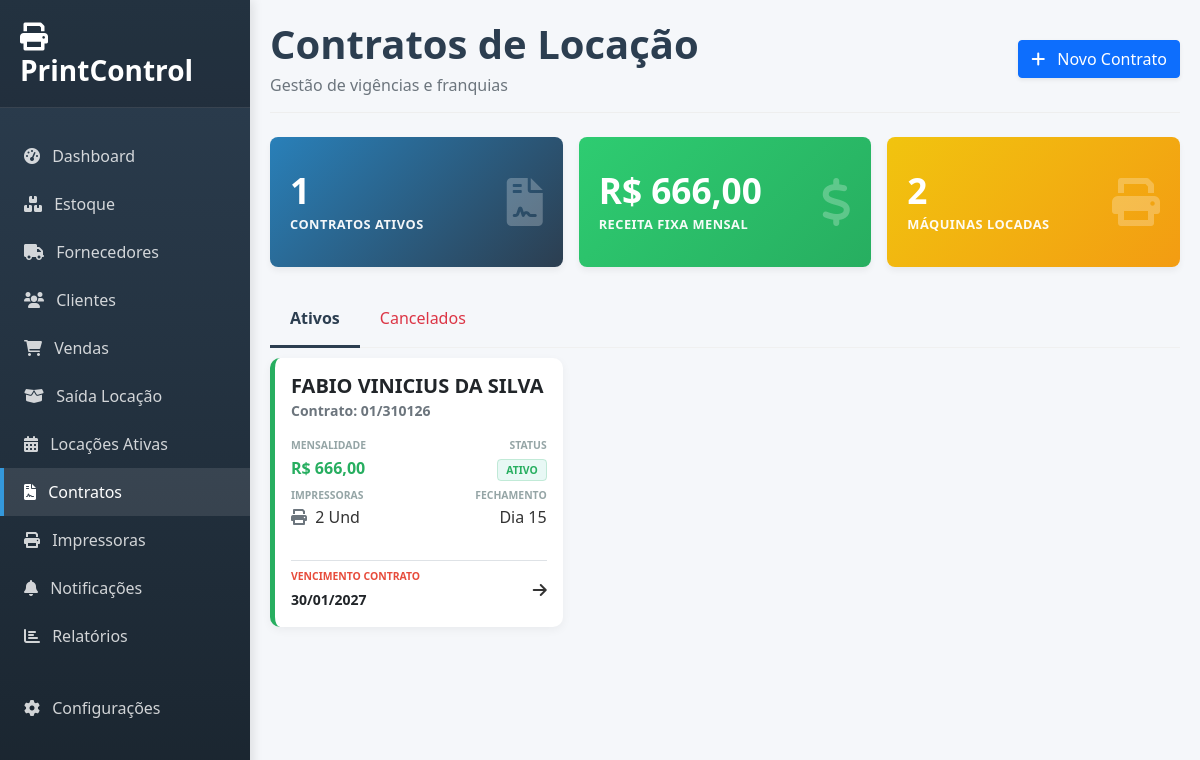
Page /contratos on the committed database.
### app.py (models this page shows)
class Contrato(db.Model):
    id = db.Column(db.Integer, primary_key=True)
    cliente_id = db.Column(db.Integer, db.ForeignKey('cliente.id'), nullable=False)
    cliente = db.relationship('Cliente', backref='contratos')
    numero_contrato = db.Column(db.String(50))
    data_inicio = db.Column(db.Date)
    data_fim = db.Column(db.Date)
    status = db.Column(db.String(20), default='Ativo')
    valor_mensal_total = db.Column(db.Float, default=0.0)
    dia_vencimento = db.Column(db.Integer)
    arquivo_pdf = db.Column(db.String(200))
    justificativa_cancelamento = db.Column(db.Text)
    itens = db.relationship('ContratoItem', backref='contrato', lazy=True)
    franquias = db.relationship('ContratoFranquia', backref='contrato', lazy=True)
    franquia_global_qtde = db.Column(db.Integer, default=0)
    valor_excedente_global = db.Column(db.Float, default=0.0)

class Cliente(db.Model):
    id = db.Column(db.Integer, primary_key=True)
    nome = db.Column(db.String(100), nullable=False)
    tipo_pessoa = db.Column(db.String(20))
    documento = db.Column(db.String(20))
    endereco = db.Column(db.String(200))
    telefone = db.Column(db.String(20))
    email = db.Column(db.String(100))
    data_fechamento = db.Column(db.Integer)
    observacao = db.Column(db.Text)

### app.py (the view)
@app.route('/contratos')
def contratos():
    impressoras_todas = Impressora.query.filter(or_(Impressora.status == 'Disponível', Impressora.status == 'Locada')).order_by(Impressora.localizacao, Impressora.modelo).all()
    contratos_ativos = Contrato.query.filter_by(status='Ativo').order_by(Contrato.valor_mensal_total.desc()).all()
    contratos_cancelados = Contrato.query.filter_by(status='Cancelado').order_by(Contrato.data_fim.desc()).all()
    clientes = Cliente.query.order_by(Cliente.nome).all()
    total_ativos = len(contratos_ativos)
    valor_total_mensal = sum(c.valor_mensal_total for c in contratos_ativos)
    impressoras_locadas = Impressora.query.filter_by(status='Locada').count()
    return render_template('contratos.html', contratos_ativos=contratos_ativos, contratos_cancelados=contratos_cancelados, clientes=clientes, impressoras_todas=impressoras_todas, total_ativos=total_ativos, valor_total_mensal=valor_total_mensal, impressoras_locadas=impressoras_locadas, hoje=datetime.now().date())

### app.py (called while the page is built)
@app.template_filter('currency')
def currency_filter(value):
    if value is None: value = 0
    return "R$ {:,.2f}".format(value).replace(",", "X").replace(".", ",").replace("X", ".")

@app.context_processor
def utility_processor():
    try:
        config = Configuracao.query.first()
        if not config:
            config = Configuracao()
            db.session.add(config)
            db.session.commit()
        return dict(hoje=datetime.now(), config=config)
    except: return dict(hoje=datetime.now(), config=None)

### templates/contratos.html (shortened to what this page needs)
{% extends "base.html" %}
{% block content %}
<div id="contratos-page" class="page-content active">
    <div class="page-header d-flex justify-content-between align-items-center mb-4">
        <div>
            <h1 class="page-title">Contratos de Locação</h1>
            <p class="text-muted mb-0">Gestão de vigências e franquias</p>
        </div>
        <button class="btn btn-primary shadow-sm" onclick="abrirModalNovo()">
            <i class="fas fa-plus me-2"></i> Novo Contrato
        </button>
    </div>
    <div class="row g-3 mb-4">
        <div class="col-md-4">
            <div class="card card-overview bg-gradient-primary">
                <div class="d-flex justify-content-between align-items-center h-100">
                    <div><h3>{{ total_ativos }}</h3><small>Contratos Ativos</small></div>
                    <i class="fas fa-file-contract fa-3x opacity-25"></i>
                </div>
            </div>
        </div>
        <div class="col-md-4">
            <div class="card card-overview bg-gradient-success">
                <div class="d-flex justify-content-between align-items-center h-100">
                    <div><h3>{{ valor_total_mensal | currency }}</h3><small>Receita Fixa Mensal</small></div>
                    <i class="fas fa-dollar-sign fa-3x opacity-25"></i>
                </div>
            </div>
        </div>
        <div class="col-md-4">
            <div class="card card-overview bg-gradient-warning">
                <div class="d-flex justify-content-between align-items-center h-100">
                    <div><h3>{{ impressoras_locadas }}</h3><small>Máquinas Locadas</small></div>
                    <i class="fas fa-print fa-3x opacity-25"></i>
                </div>
            </div>
        </div>
    </div>
    <ul class="nav nav-tabs" id="myTab">
        <li class="nav-item"><a class="nav-link active" data-bs-toggle="tab" href="#tabAtivos">Ativos</a></li>
        <li class="nav-item"><a class="nav-link text-danger" data-bs-toggle="tab" href="#tabCancelados">Cancelados</a></li>
    </ul>
    <div class="tab-content">
        <div class="tab-pane fade show active" id="tabAtivos">
            <div class="row g-3" style="padding-top: 10px;">
                {% for c in contratos_ativos %}
                <div class="col-md-4">
                    <div class="card contrato-card border-class-A h-100" onclick="verDetalhes('{{ c.id }}')">
                        <div class="card-body p-3 d-flex flex-column">
                            <div class="mb-3">
                                <h5 class="fw-bold text-dark mb-0 text-truncate" title="{{ c.cliente.nome }}">{{ c.cliente.nome }}</h5>
                                <small class="text-muted fw-bold">Contrato: {{ c.numero_contrato }}</small>
                            </div>
                            <div class="row g-2 mb-3">
                                <div class="col-6">
                                    <span class="info-label">Mensalidade</span>
                                    <span class="info-value-big">{{ c.valor_mensal_total | currency }}</span>
                                </div>
                                <div class="col-6 text-end">
                                    <span class="info-label">Status</span>
                                    <span class="badge-status-card bg-status-ativo">{{ c.status }}</span>
                                </div>
                                <div class="col-6 mt-2">
                                    <span class="info-label">Impressoras</span>
                                    <span class="info-value"><i class="fas fa-print me-1 text-muted"></i> {{ c.itens|length }} Und</span>
                                </div>
                                <div class="col-6 mt-2 text-end">
                                    <span class="info-label">Fechamento</span>
                                    <span class="info-value">Dia {{ c.cliente.data_fechamento if c.cliente.data_fechamento else '-' }}</span>
                                </div>
                            </div>
                            <div class="mt-auto pt-2 border-top d-flex justify-content-between align-items-center">
                                <div>
                                    <span class="info-label" style="color: #e74c3c;">Vencimento Contrato</span>
                                    <span class="fw-bold text-dark small">{{ c.data_fim.strftime('%d/%m/%Y') }}</span>
                                </div>
                                <div class="btn-detalhes-icon"><i class="fas fa-arrow-right"></i></div>
                            </div>
                        </div>
                    </div>
                </div>
                {% else %}
                <div class="col-12 text-center py-5 text-muted"><p>Nenhum contrato ativo encontrado.</p></div>
                {% endfor %}
            </div>
        </div>
    </div>
</div>
{% endblock %}

### templates/base.html (style rules this page uses)
:root { --primary-color: #2c3e50; --secondary-color: #3498db; --success-color: #27ae60; --warning-color: #f39c12; --danger-color: #e74c3c; --purple-color: #9b59b6; --light-color: #f8f9fa; }
body { font-family: 'Segoe UI', sans-serif; background-color: #f5f7fa; color: #333; }
.card { border-radius: 10px; border: none; box-shadow: 0 5px 15px rgba(0, 0, 0, 0.08); margin-bottom: 24px; }
.page-header { margin-bottom: 25px; border-bottom: 1px solid #eee; padding-bottom: 15px; }

### templates/contratos.html (style rules this page uses)
.page-title { color: #2C3E50 !important; font-family: 'Segoe UI', sans-serif; font-weight: 700; margin-bottom: 5px; }
.card-overview { border: none; border-radius: 8px; box-shadow: 0 4px 6px rgba(0,0,0,0.05); color: white; padding: 20px; transition: transform 0.2s; position: relative; overflow: hidden; height: 100%; }
.card-overview h3 { font-weight: 700; font-size: 2.2rem; margin: 0; }
.card-overview small { text-transform: uppercase; font-size: 0.8rem; letter-spacing: 0.5px; opacity: 0.95; font-weight: 600; }
.bg-gradient-primary { background: linear-gradient(135deg, #2980b9, #2c3e50); }
.bg-gradient-success { background: linear-gradient(135deg, #2ecc71, #27ae60); }
.bg-gradient-warning { background: linear-gradient(135deg, #f1c40f, #f39c12); }
.contrato-card { border: none; border-radius: 10px; background: white; box-shadow: 0 3px 10px rgba(0,0,0,0.05); margin-bottom: 15px; transition: all 0.3s; cursor: pointer; position: relative; border-left: 5px solid #ccc; overflow: hidden; }
.border-class-A { border-left-color: #27ae60 !important; }
.info-label { font-size: 0.65rem; text-transform: uppercase; color: #95a5a6; font-weight: 700; display: block; margin-bottom: 2px; }
.info-value-big { font-size: 1rem; font-weight: 700; color: #27ae60; }
.badge-status-card { font-size: 0.65rem; padding: 3px 8px; border-radius: 4px; text-transform: uppercase; font-weight: 700; }
.bg-status-ativo { background-color: #e8f8f5; color: #27ae60; border: 1px solid rgba(39, 174, 96, 0.2); }
.nav-tabs { border-bottom: 1px solid #f0f0f0; }
.nav-tabs .nav-link { color: #95a5a6; font-weight: 500; border: none; border-bottom: 3px solid transparent; padding: 15px 20px; transition: all 0.2s ease; }
.nav-tabs .nav-link.active { color: #2c3e50 !important; border-bottom-color: #2c3e50 !important; background: transparent; font-weight: 600; }

### rows in the picture
Contrato: cliente.nome "FABIO VINICIUS DA SILVA", numero_contrato "01/310126", valor_mensal_total "R$ 666,00", status "ATIVO", itens|length "2", cliente "15", data_fim "30/01/2027"

### other values in the picture
{{ total_ativos }} "1"
{{ valor_total_mensal | currency }} "R$ 666,00"
{{ impressoras_locadas }} "2"
